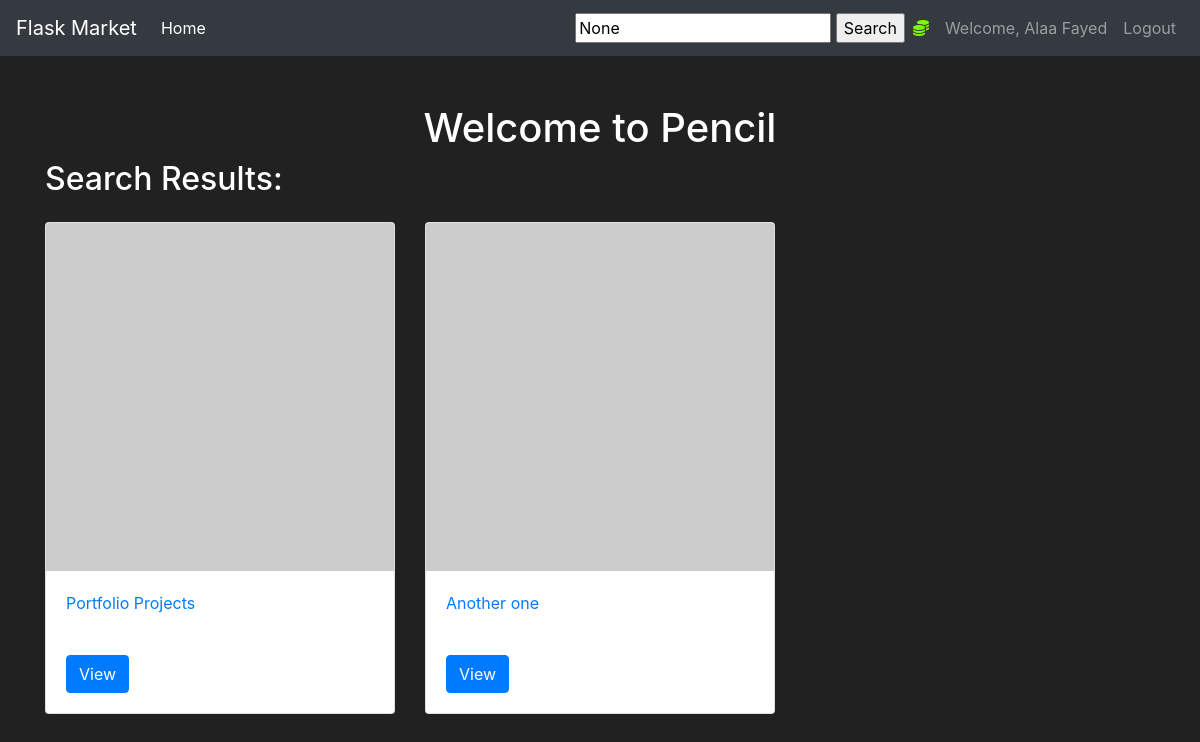
Screenshot of /home (signed in) with the database file from the repository.
### pencil/models.py (models this page shows, shortened)
class User(db.Model, UserMixin):
    id  = db.Column(db.Integer(), primary_key=True, nullable=False)
    username = db.Column(db.String(length=30), nullable=False, unique=True)
    email = db.Column(db.String(length=50), nullable=False, unique=True)
    password_hash = db.Column(db.String(length=100), nullable=False)
    posts = db.relationship("Post", backref="owned_user", lazy=True)
    comments = db.relationship("Comment", backref="owned_commentator", lazy=True)
    replies = db.relationship("ReplyComment", backref="owned_responder", lazy=True)
    archives = db.relationship("Post", secondary="saved_blogs", backref="user")
    profile = db.relationship("Profile", back_populates="users", uselist=False)
    @property
    def password(self):
        return self.password

class Post(db.Model):
    id  = db.Column(db.Integer(), primary_key=True, nullable=False)
    title = db.Column(db.String(length=50), nullable=False)
    content = db.Column(db.Text(), nullable=False)
    publication_date = db.Column(db.DateTime, default=datetime.utcnow())
    modification_date = db.Column(db.DateTime, default=datetime.utcnow())
    owner = db.Column(db.Integer(), db.ForeignKey("user.id"))
    commentators = db.relationship("Comment", backref="owned_commentators", lazy=True)

### pencil/routes.py (the view, shortened to what this page needs)
@app.route("/")
@app.route("/home", methods=["GET", "POST"])
@login_required
def home_page():
    search_form = SearchForm()
    search_results = []
    posts = Post.query.order_by(Post.title.desc()).limit(20).all()
    return render_template("home.html", posts=posts, search_form=search_form, search_results=search_results)

### pencil/forms.py
class SearchForm(FlaskForm):
    input_search = StringField(label="Search", validators=[Length(max=100), DataRequired()])

### pencil/models.py (called while the page is built)
@login_manager.user_loader
def load_user(user_id):
    return User.query.get(int(user_id))

### pencil/templates/home.html (shortened to what this page needs)
{% extends 'base.html' %}
{% block content %}
<body>
    <div class="container mt-5">
        <h1 class="text-center">Welcome to Pencil</h1>
        <h2 class="text">Search Results:</h2>
        <div class="row mt-4">
            {% if search_results %}
                {% for post in search_results %}
                <div class="col-md-4">
                    <div class="card">
                        <img src="https://via.placeholder.com/150" class="card-img-top" alt="{{ post.title }}">
                        <div class="card-body">
                            <a href="{{ url_for('blog_page', post_id=post.id) }}">{{ post.title }}</a>
                        </div>
                        <div class="card-body">
                            <a href="{{ url_for('blog_page', post_id=post.id) }}" class="btn btn-primary">View</a>
                        </div>
                    </div>
                </div>
                {% endfor %}
            {% else %}
                {% for post in posts %}
                <div class="col-md-4">
                    <div class="card">
                        <img src="https://via.placeholder.com/150" class="card-img-top" alt="{{ post.title }}">
                        <div class="card-body">
                            <a href="{{ url_for('blog_page', post_id=post.id) }}">{{ post.title }}</a>
                        </div>
                        <div class="card-body">
                            <a href="{{ url_for('blog_page', post_id=post.id) }}" class="btn btn-primary">View</a>
                        </div>
                    </div>
                </div>
                {% endfor %}
            {% endif %}
        </div>
    </div>
</body>
{% endblock %}

### pencil/templates/base.html (shortened to what this page needs)
<!doctype html>
<html lang="en">
   <head>
      <link rel="stylesheet" href="https://cdn.jsdelivr.net/npm/bootstrap@4.5.3/dist/css/bootstrap.min.css">
   </head>
   <body>
    <nav class="navbar navbar-expand-md navbar-dark bg-dark">
      <a class="navbar-brand" href="#">Flask Market</a>
      <div class="collapse navbar-collapse" id="navbarNav">
        <ul class="navbar-nav mr-auto">
            <li class="nav-item active">
                <a class="nav-link" href="{{ url_for('home_page') }}">Home <span class="sr-only">(current)</span></a>
            </li>
        </ul>
        <form method="POST" action="{{ url_for('home_page') }}">
            {% if search_form %}
                <input type="text" name="input_search" placeholder="Search..." value="{{ search_form.input_search.data }}">
                <input type="submit" value="Search">
            {% endif %}
        </form>
          {% if current_user.is_authenticated %}
            <ul class="navbar-nav">
                <li class="nav-item">
                    <a class="nav-link" style="color: lawngreen; font-weight: bold">
                        <i class="fas fa-coins"></i>
                    </a>
                </li>
                <li class="nav-item">
                    <a class="nav-link">Welcome, {{ current_user.username }}</a>
                </li>
                <li class="nav-item">
                    <a class="nav-link" href="{{ url_for('logout_page') }}">Logout</a>
                </li>
            </ul>
          {% endif %}
      </div>
    </nav>
      {% block content %}
      {% endblock %}
   </body>
</html>

### pencil/templates/base.html (style rules this page uses)
body { background-color: #212121; color: white }

### rows the page displays
User: username "Alaa Fayed"
Post: title "Portfolio Projects"
Post: title "Another one"
